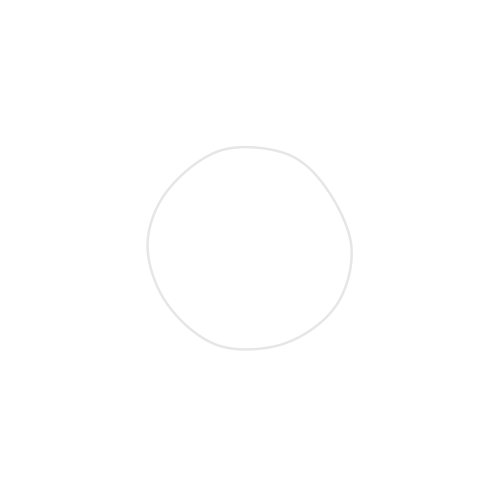
Frame 1 (no input)
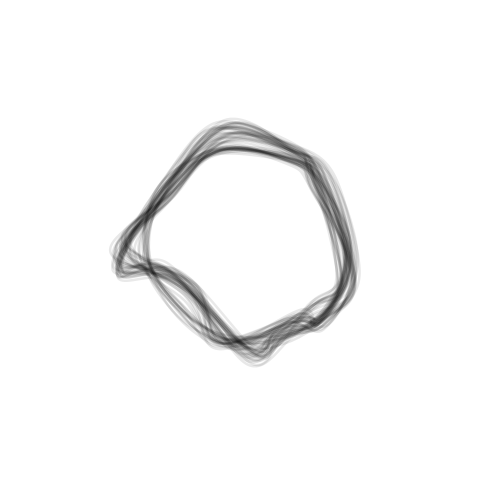
Frame 60 (the mouse pressed at the canvas centre just before this capture)
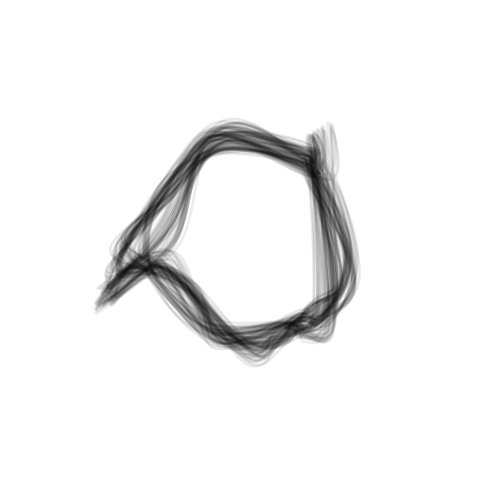
Frame 120 (the mouse held since frame 60 and released just before this capture)

The Processing sketch that drew these frames (run headless with seeded random() and noise(); from frame 60 on, the mouse is pressed at the canvas centre):

// Processing sketch: processing_134269
// ── processing_134269.pde

// based upon:

// P_2_2_3_01.pde
//
// Generative Gestaltung, ISBN: 978-3-87439-759-9
// First Edition, Hermann Schmidt, Mainz, 2009
// Hartmut Bohnacker, Benedikt Gross, Julia Laub, Claudius Lazzeroni
// Copyright 2009 Hartmut Bohnacker, Benedikt Gross, Julia Laub, Claudius Lazzeroni
//
// http://www.generative-gestaltung.de

int formResolution = 10;
int stepSize = 5;
float distortionFactor = 1;
float initRadius = 100;
float centerX, centerY;
float[] x = new float[formResolution];
float[] y = new float[formResolution];
float a=25;

boolean filled = false;
boolean freeze = false;


void setup() {
  size(500, 500);
  smooth();
  background(255); 
  // init form
  centerX = width/2;
  centerY = height/2;
  float angle = radians(360/float(formResolution));
  for (int i=0; i<formResolution; i++) {
    x[i] = cos(angle*i) * initRadius;
    y[i] = sin(angle*i) * initRadius; 
  }
}


void draw() {
  
  initRadius += 3;

  // calculate new points
  for (int i=0; i<formResolution; i++) {
    x[i] += random(-stepSize, stepSize);
    y[i] += random(-stepSize, stepSize);
  }

  strokeWeight(stepSize/2.0);
  stroke(0, a);
  noFill();

  beginShape();
  // start controlpoint
  curveVertex(x[formResolution-1]+centerX, y[formResolution-1]+centerY);

  // only these points are drawn
  for (int i=0; i<formResolution; i++) {
    curveVertex(x[i]+centerX, y[i]+centerY);
  }
  curveVertex(x[0]+centerX, y[0]+centerY);

  // end controlpoint
  curveVertex(x[1]+centerX, y[1]+centerY);
  endShape();
  
  a -= 0.05;

  if (a==1) {
    noLoop();
  }
}
